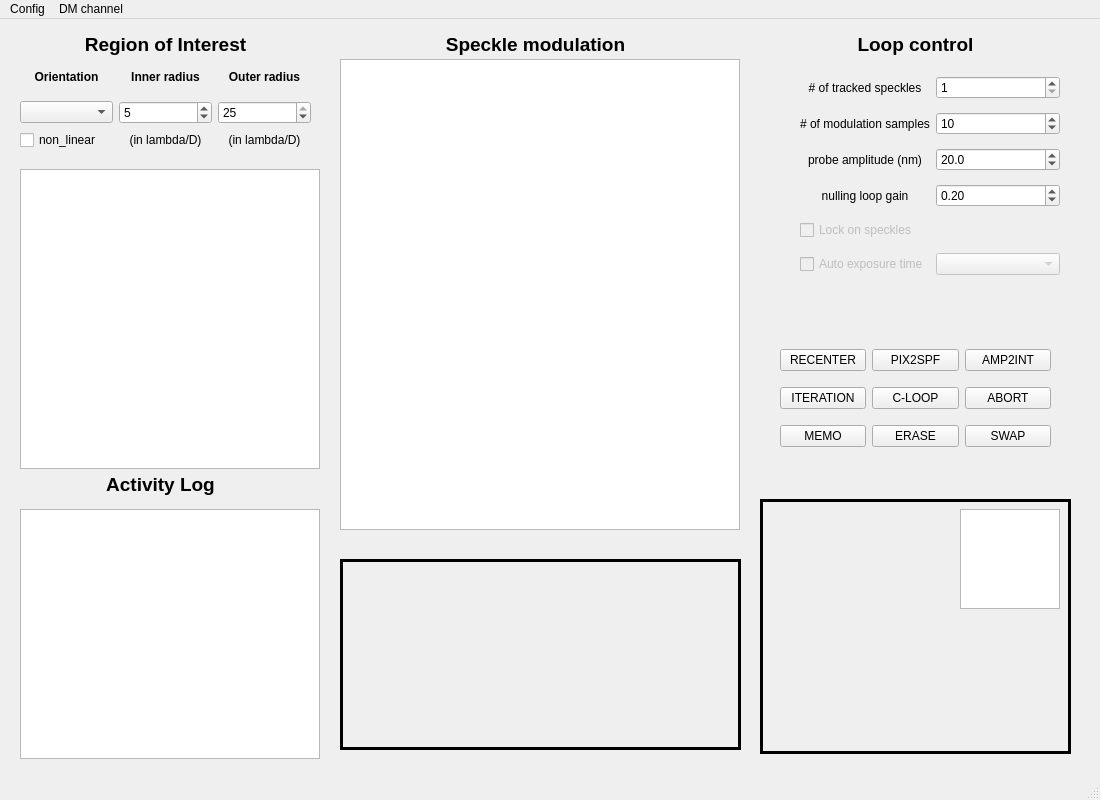
<?xml version="1.0" encoding="UTF-8"?>
<ui version="4.0">
 <class>MainWindow</class>
 <widget class="QMainWindow" name="MainWindow">
  <property name="geometry">
   <rect>
    <x>0</x>
    <y>0</y>
    <width>1100</width>
    <height>800</height>
   </rect>
  </property>
  <property name="windowTitle">
   <string>Whack'a'speckle!</string>
  </property>
  <widget class="QWidget" name="centralwidget">
   <widget class="PlotWidget" name="gView_ROI">
    <property name="geometry">
     <rect>
      <x>20</x>
      <y>150</y>
      <width>300</width>
      <height>300</height>
     </rect>
    </property>
   </widget>
   <widget class="QLabel" name="label">
    <property name="geometry">
     <rect>
      <x>40</x>
      <y>10</y>
      <width>251</width>
      <height>31</height>
     </rect>
    </property>
    <property name="font">
     <font>
      <pointsize>14</pointsize>
      <weight>75</weight>
      <bold>true</bold>
     </font>
    </property>
    <property name="text">
     <string>Region of Interest</string>
    </property>
    <property name="alignment">
     <set>Qt::AlignCenter</set>
    </property>
   </widget>
   <widget class="QWidget" name="gridLayoutWidget">
    <property name="geometry">
     <rect>
      <x>20</x>
      <y>40</y>
      <width>291</width>
      <height>91</height>
     </rect>
    </property>
    <layout class="QGridLayout" name="gridLayout">
     <item row="0" column="2">
      <widget class="QLabel" name="label_4">
       <property name="font">
        <font>
         <weight>75</weight>
         <bold>true</bold>
        </font>
       </property>
       <property name="text">
        <string>Outer radius</string>
       </property>
       <property name="alignment">
        <set>Qt::AlignCenter</set>
       </property>
      </widget>
     </item>
     <item row="0" column="1">
      <widget class="QLabel" name="label_3">
       <property name="font">
        <font>
         <weight>75</weight>
         <bold>true</bold>
        </font>
       </property>
       <property name="text">
        <string>Inner radius</string>
       </property>
       <property name="alignment">
        <set>Qt::AlignCenter</set>
       </property>
      </widget>
     </item>
     <item row="0" column="0">
      <widget class="QLabel" name="label_2">
       <property name="font">
        <font>
         <weight>75</weight>
         <bold>true</bold>
        </font>
       </property>
       <property name="text">
        <string>Orientation</string>
       </property>
       <property name="alignment">
        <set>Qt::AlignCenter</set>
       </property>
      </widget>
     </item>
     <item row="1" column="0">
      <widget class="QComboBox" name="cmB_ROI_orientation"/>
     </item>
     <item row="1" column="1">
      <widget class="QSpinBox" name="spB_ROI_irad">
       <property name="maximum">
        <number>15</number>
       </property>
       <property name="value">
        <number>5</number>
       </property>
      </widget>
     </item>
     <item row="1" column="2">
      <widget class="QSpinBox" name="spB_ROI_orad">
       <property name="maximum">
        <number>25</number>
       </property>
       <property name="value">
        <number>25</number>
       </property>
      </widget>
     </item>
     <item row="2" column="0">
      <widget class="QCheckBox" name="chB_nonlinear">
       <property name="text">
        <string>non_linear</string>
       </property>
      </widget>
     </item>
     <item row="2" column="1">
      <widget class="QLabel" name="label_12">
       <property name="text">
        <string>(in lambda/D)</string>
       </property>
       <property name="alignment">
        <set>Qt::AlignCenter</set>
       </property>
      </widget>
     </item>
     <item row="2" column="2">
      <widget class="QLabel" name="label_13">
       <property name="text">
        <string>(in lambda/D)</string>
       </property>
       <property name="alignment">
        <set>Qt::AlignCenter</set>
       </property>
      </widget>
     </item>
    </layout>
   </widget>
   <widget class="PlotWidget" name="gView_graph_log">
    <property name="geometry">
     <rect>
      <x>340</x>
      <y>40</y>
      <width>400</width>
      <height>471</height>
     </rect>
    </property>
   </widget>
   <widget class="QLabel" name="label_5">
    <property name="geometry">
     <rect>
      <x>390</x>
      <y>10</y>
      <width>291</width>
      <height>31</height>
     </rect>
    </property>
    <property name="font">
     <font>
      <pointsize>14</pointsize>
      <weight>75</weight>
      <bold>true</bold>
     </font>
    </property>
    <property name="text">
     <string>Speckle modulation</string>
    </property>
    <property name="alignment">
     <set>Qt::AlignCenter</set>
    </property>
   </widget>
   <widget class="QLabel" name="label_6">
    <property name="geometry">
     <rect>
      <x>70</x>
      <y>450</y>
      <width>181</width>
      <height>31</height>
     </rect>
    </property>
    <property name="font">
     <font>
      <pointsize>14</pointsize>
      <weight>75</weight>
      <bold>true</bold>
     </font>
    </property>
    <property name="text">
     <string>Activity Log</string>
    </property>
    <property name="alignment">
     <set>Qt::AlignCenter</set>
    </property>
   </widget>
   <widget class="QTextEdit" name="text_log">
    <property name="geometry">
     <rect>
      <x>20</x>
      <y>490</y>
      <width>300</width>
      <height>250</height>
     </rect>
    </property>
   </widget>
   <widget class="QLabel" name="label_7">
    <property name="geometry">
     <rect>
      <x>820</x>
      <y>10</y>
      <width>191</width>
      <height>31</height>
     </rect>
    </property>
    <property name="font">
     <font>
      <pointsize>14</pointsize>
      <weight>75</weight>
      <bold>true</bold>
     </font>
    </property>
    <property name="text">
     <string>Loop control</string>
    </property>
    <property name="alignment">
     <set>Qt::AlignCenter</set>
    </property>
   </widget>
   <widget class="QLabel" name="lbl_pixmap">
    <property name="geometry">
     <rect>
      <x>760</x>
      <y>480</y>
      <width>311</width>
      <height>255</height>
     </rect>
    </property>
    <property name="frameShape">
     <enum>QFrame::Box</enum>
    </property>
    <property name="lineWidth">
     <number>3</number>
    </property>
    <property name="text">
     <string/>
    </property>
   </widget>
   <widget class="QWidget" name="gridLayoutWidget_2">
    <property name="geometry">
     <rect>
      <x>800</x>
      <y>50</y>
      <width>260</width>
      <height>218</height>
     </rect>
    </property>
    <layout class="QGridLayout" name="gridLayout_2">
     <item row="4" column="0">
      <widget class="QCheckBox" name="chB_lock_speckles">
       <property name="enabled">
        <bool>false</bool>
       </property>
       <property name="text">
        <string>Lock on speckles</string>
       </property>
      </widget>
     </item>
     <item row="5" column="0">
      <widget class="QCheckBox" name="chB_auto_etime">
       <property name="enabled">
        <bool>false</bool>
       </property>
       <property name="text">
        <string>Auto exposure time</string>
       </property>
      </widget>
     </item>
     <item row="5" column="1">
      <widget class="QComboBox" name="cmB_etime">
       <property name="enabled">
        <bool>false</bool>
       </property>
      </widget>
     </item>
     <item row="3" column="1">
      <widget class="QDoubleSpinBox" name="dspB_gain">
       <property name="decimals">
        <number>2</number>
       </property>
       <property name="maximum">
        <double>1.000000000000000</double>
       </property>
       <property name="singleStep">
        <double>0.010000000000000</double>
       </property>
       <property name="value">
        <double>0.200000000000000</double>
       </property>
      </widget>
     </item>
     <item row="3" column="0">
      <widget class="QLabel" name="label_10">
       <property name="text">
        <string>nulling loop gain</string>
       </property>
       <property name="alignment">
        <set>Qt::AlignCenter</set>
       </property>
      </widget>
     </item>
     <item row="2" column="1">
      <widget class="QDoubleSpinBox" name="dspB_amp0">
       <property name="decimals">
        <number>1</number>
       </property>
       <property name="maximum">
        <double>200.000000000000000</double>
       </property>
       <property name="value">
        <double>20.000000000000000</double>
       </property>
      </widget>
     </item>
     <item row="1" column="1">
      <widget class="QSpinBox" name="spB_nsamp">
       <property name="minimum">
        <number>4</number>
       </property>
       <property name="maximum">
        <number>50</number>
       </property>
       <property name="value">
        <number>10</number>
       </property>
      </widget>
     </item>
     <item row="0" column="1">
      <widget class="QSpinBox" name="spB_nspk">
       <property name="layoutDirection">
        <enum>Qt::LeftToRight</enum>
       </property>
       <property name="minimum">
        <number>1</number>
       </property>
       <property name="maximum">
        <number>100</number>
       </property>
       <property name="value">
        <number>1</number>
       </property>
      </widget>
     </item>
     <item row="1" column="0">
      <widget class="QLabel" name="label_11">
       <property name="text">
        <string># of modulation samples</string>
       </property>
       <property name="alignment">
        <set>Qt::AlignCenter</set>
       </property>
      </widget>
     </item>
     <item row="2" column="0">
      <widget class="QLabel" name="label_9">
       <property name="text">
        <string>probe amplitude (nm)</string>
       </property>
       <property name="alignment">
        <set>Qt::AlignCenter</set>
       </property>
      </widget>
     </item>
     <item row="0" column="0">
      <widget class="QLabel" name="label_8">
       <property name="text">
        <string># of tracked speckles</string>
       </property>
       <property name="alignment">
        <set>Qt::AlignCenter</set>
       </property>
      </widget>
     </item>
    </layout>
   </widget>
   <widget class="QWidget" name="gridLayoutWidget_3">
    <property name="geometry">
     <rect>
      <x>780</x>
      <y>320</y>
      <width>271</width>
      <height>121</height>
     </rect>
    </property>
    <layout class="QGridLayout" name="gridLayout_3">
     <item row="1" column="1">
      <widget class="QPushButton" name="pB_cloop">
       <property name="text">
        <string>C-LOOP</string>
       </property>
      </widget>
     </item>
     <item row="0" column="2">
      <widget class="QPushButton" name="pB_amp2int">
       <property name="text">
        <string>AMP2INT</string>
       </property>
      </widget>
     </item>
     <item row="0" column="0">
      <widget class="QPushButton" name="pB_recenter">
       <property name="text">
        <string>RECENTER</string>
       </property>
      </widget>
     </item>
     <item row="1" column="2">
      <widget class="QPushButton" name="pB_abort">
       <property name="text">
        <string>ABORT</string>
       </property>
      </widget>
     </item>
     <item row="1" column="0">
      <widget class="QPushButton" name="pB_iteration">
       <property name="text">
        <string>ITERATION</string>
       </property>
      </widget>
     </item>
     <item row="0" column="1">
      <widget class="QPushButton" name="pB_pix2spf">
       <property name="text">
        <string>PIX2SPF</string>
       </property>
      </widget>
     </item>
     <item row="2" column="0">
      <widget class="QPushButton" name="pB_memo">
       <property name="text">
        <string>MEMO</string>
       </property>
      </widget>
     </item>
     <item row="2" column="1">
      <widget class="QPushButton" name="pB_erase">
       <property name="text">
        <string>ERASE</string>
       </property>
      </widget>
     </item>
     <item row="2" column="2">
      <widget class="QPushButton" name="pB_swap">
       <property name="text">
        <string>SWAP</string>
       </property>
      </widget>
     </item>
    </layout>
   </widget>
   <widget class="PlotWidget" name="gView_DMC">
    <property name="geometry">
     <rect>
      <x>960</x>
      <y>490</y>
      <width>100</width>
      <height>100</height>
     </rect>
    </property>
   </widget>
   <widget class="QLabel" name="lbl_ROI_info">
    <property name="geometry">
     <rect>
      <x>340</x>
      <y>540</y>
      <width>401</width>
      <height>191</height>
     </rect>
    </property>
    <property name="frameShape">
     <enum>QFrame::Box</enum>
    </property>
    <property name="lineWidth">
     <number>3</number>
    </property>
    <property name="text">
     <string/>
    </property>
   </widget>
  </widget>
  <widget class="QMenuBar" name="menubar">
   <property name="geometry">
    <rect>
     <x>0</x>
     <y>0</y>
     <width>1100</width>
     <height>22</height>
    </rect>
   </property>
   <widget class="QMenu" name="menuDM_maps">
    <property name="title">
     <string>DM channel</string>
    </property>
    <addaction name="action_DM_load"/>
    <addaction name="action_DM_save"/>
   </widget>
   <widget class="QMenu" name="menuConfig">
    <property name="title">
     <string>Config</string>
    </property>
    <addaction name="actionQuit"/>
   </widget>
   <addaction name="menuConfig"/>
   <addaction name="menuDM_maps"/>
  </widget>
  <widget class="QStatusBar" name="statusbar"/>
  <action name="action_DM_load">
   <property name="text">
    <string>Load</string>
   </property>
  </action>
  <action name="action_DM_save">
   <property name="text">
    <string>Save As</string>
   </property>
  </action>
  <action name="actionQuit">
   <property name="text">
    <string>Quit</string>
   </property>
  </action>
 </widget>
 <customwidgets>
  <customwidget>
   <class>PlotWidget</class>
   <extends>QGraphicsView</extends>
   <header>pyqtgraph</header>
  </customwidget>
 </customwidgets>
 <resources/>
 <connections/>
</ui>
